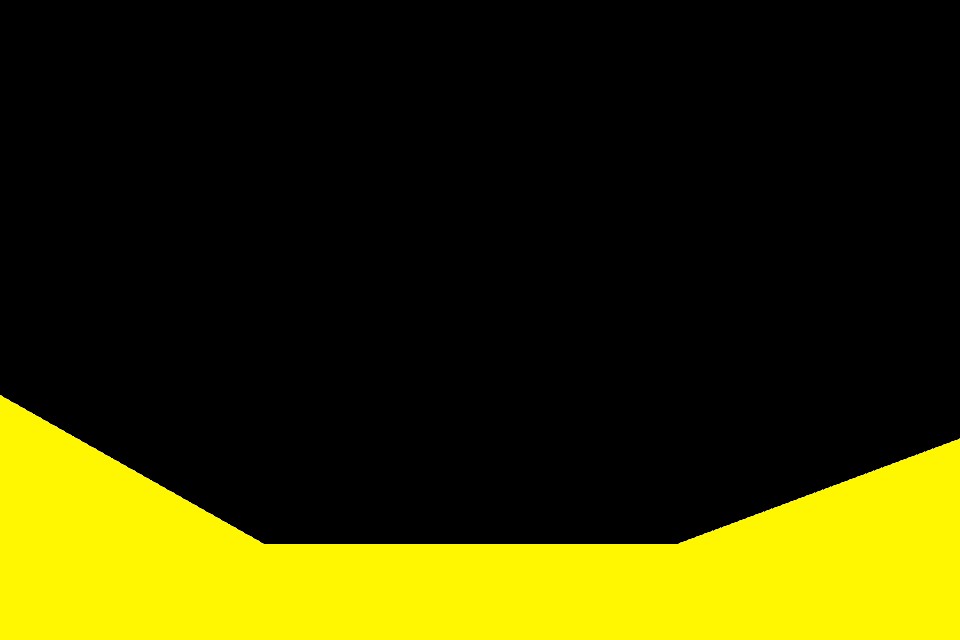

A level layout from a 2D game, rendered from its tile map. Below: a short description, then the map file with tile-grid data replaced by summaries:
An orthogonal 30x20 tile map with 32x32 px tiles, 1 tile layer (Tile Layer 1) and 1 object.

<map version="1.0" orientation="orthogonal" renderorder="right-down" width="30" height="20" tilewidth="32" tileheight="32" nextobjectid="7">
 <tileset firstgid="1" name="slopetest" tilewidth="32" tileheight="32" tilecount="1980" columns="60">
  <image source="slopetest.png" width="1920" height="1080" />
 </tileset>
 <layer name="Tile Layer 1" width="30" height="20">
  <data>[600 cells, 600 non-empty, 600 distinct tile ids]</data>
 </layer>
 <objectgroup name="collision">
  <object id="4" x="0" y="394.667">
   <polyline points="0,0 264.667,150 675.333,150 958.667,44 943.333,-18.6667" />
  </object>
 </objectgroup>
</map>
